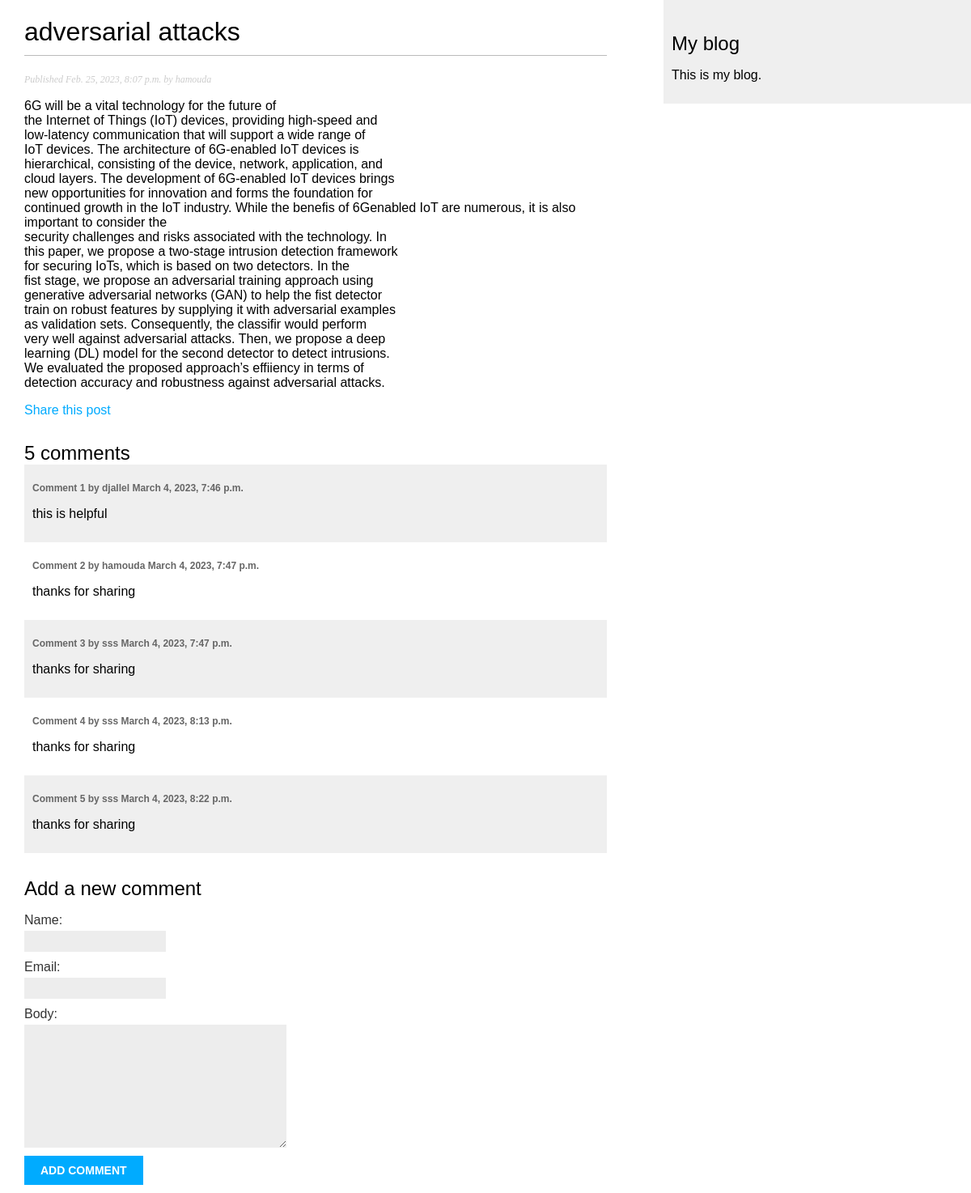
The app's page /blog/2023/02/25/adversarial-attacks/ with its own data.
### blog/models.py (models this page shows, shortened)
class Post(models.Model):
    class Status(models.TextChoices):
        DRAFT = 'DF' , 'Draft'
        PUBLISHED = 'PB' , 'Published'
    tags = TaggableManager()
    objects = models.Manager() # The default manager.
    published = PublishedManager() # Our custom manager.
    author = models.ForeignKey(User, related_name='blog_posts', on_delete=models.CASCADE)
    title = models.CharField(max_length=250)
    slug = models.SlugField(max_length=250, unique_for_date='publish')
    body = models.TextField()
    publish = models.DateTimeField(default=timezone.now)
    created = models.DateTimeField(auto_now_add=True)
    updated = models.DateTimeField(auto_now=True)
    status = models.CharField(max_length=2, choices=Status.choices, default=Status.DRAFT)
    class Meta:
        ordering = ['-publish']
        indexes = [ models.Index(fields=[ '-publish' ]),]

class Comment(models.Model):
    post = models.ForeignKey(Post, related_name='comments', on_delete=models.CASCADE)
    name = models.CharField(max_length=80)
    email = models.EmailField()
    body = models.TextField()
    created = models.DateTimeField(auto_now_add=True)
    updated = models.DateTimeField(auto_now=True)
    active = models.BooleanField(default=True)
    class Meta:
        ordering = ('created',)

### blog/views.py (the view)
def post_detail(request, year, month, day, post):
    post = get_object_or_404(Post, slug=post,
                        publish__year=year,
                        publish__month=month,
                        publish__day=day)
    comments = post.comments.filter(active=True)
    if request.method == 'POST':
        comment_form = CommentForm(data=request.POST)
        if comment_form.is_valid():
            new_comment = comment_form.save(commit=False)
            new_comment.post = post
            new_comment.save()
    else:
        comment_form = CommentForm()
    return render(request,'blog/post/detail.html',{'post': post,
                                                'comments': comments,
                                                'comment_form': comment_form})

### blog/forms.py
class CommentForm(forms.ModelForm):
    class Meta:
        model = Comment
        fields = ('name', 'email', 'body')

### blog/templates/blog/post/detail.html (shortened to what this page needs)
{% extends "blog/base.html" %}
{% block content %}
<h1>{{ post.title }}</h1>
<p class="date">
    Published {{ post.publish }} by {{ post.author }}
</p>
{{ post.body|linebreaks }}
<p>
    <a href='{% url "blog:post_share" post.id %}'>
        Share this post
    </a>
</p>
{% with comments.count as total_comments %}
<h2>
    {{ total_comments }} comment{{ total_comments|pluralize }}
</h2>
{% endwith %}
{% for comment in comments %}
<div class="comment">
    <p class="info">
        Comment {{ forloop.counter }} by {{ comment.name }}
        {{ comment.created }}
    </p>
    {{ comment.body|linebreaks }}
</div>
{% empty %}
<p>There are no comments yet.</p>
{% endfor %}
{% if new_comment %}
<h2>Your comment has been added.</h2>
{% else %}
<h2>Add a new comment</h2>
<form action="." method="post">
    {{ comment_form.as_p }}
    <p><input type="submit" value="Add comment"></p>
</form>
{% endif %}
{% endblock %}

### blog/static/css/blog.css (style rules this page uses)
body { margin:0; padding:0; font-family:helvetica, sans-serif; }
a { color:#00abff; text-decoration:none; }
h1 { font-weight:normal; border-bottom:1px solid #bbb; padding:0 0 10px 0; }
h2 { font-weight:normal; margin:30px 0 0; }
p.date { color:#ccc; font-family: georgia, serif; font-size: 12px; font-style: italic; }
label { float:left; clear:both; color:#333; margin-bottom:4px; }
input, textarea { clear:both; float:left; margin:0 0 10px; background:#ededed; border:0; padding:6px 10px; font-size:12px; }
input[type=submit] { font-weight:bold; background:#00abff; color:#fff; padding:10px 20px; font-size:14px; text-transform:uppercase; }
.comment { padding:10px; }
.comment:nth-child(even) { background:#efefef; }
.comment .info { font-weight:bold; font-size:12px; color:#666; }

### records on screen
Post: title "adversarial attacks", publish "Feb. 25, 2023, 8:07 p.m.", author "hamouda", body "6G will be a vital technology for the future of the Internet of Things (IoT) devices, providing high-speed and low-latency communication that will support a wide range of IoT devices. The architecture of 6G-enabled IoT devices is hierarchical, consisting of the device, network, application, and cloud layers. The development of 6G-enabled IoT devices brings new opportunities for innovation and forms the foundation for continued growth in the IoT industry. While the benefis of 6Genabled IoT are numerous, it is also important to consider the security challenges and risks associated with the technology. In this paper, we propose a two-stage intrusion detection framework for securing IoTs, which…"
Comment: name "djallel", created "March 4, 2023, 7:46 p.m.", body "this is helpful"
Comment: name "hamouda", created "March 4, 2023, 7:47 p.m.", body "thanks for sharing"
Comment: name "sss", created "March 4, 2023, 7:47 p.m.", body "thanks for sharing"
Comment: name "sss", created "March 4, 2023, 8:13 p.m.", body "thanks for sharing"
Comment: name "sss", created "March 4, 2023, 8:22 p.m.", body "thanks for sharing"

### other values on screen
{{ total_comments }} "5"
